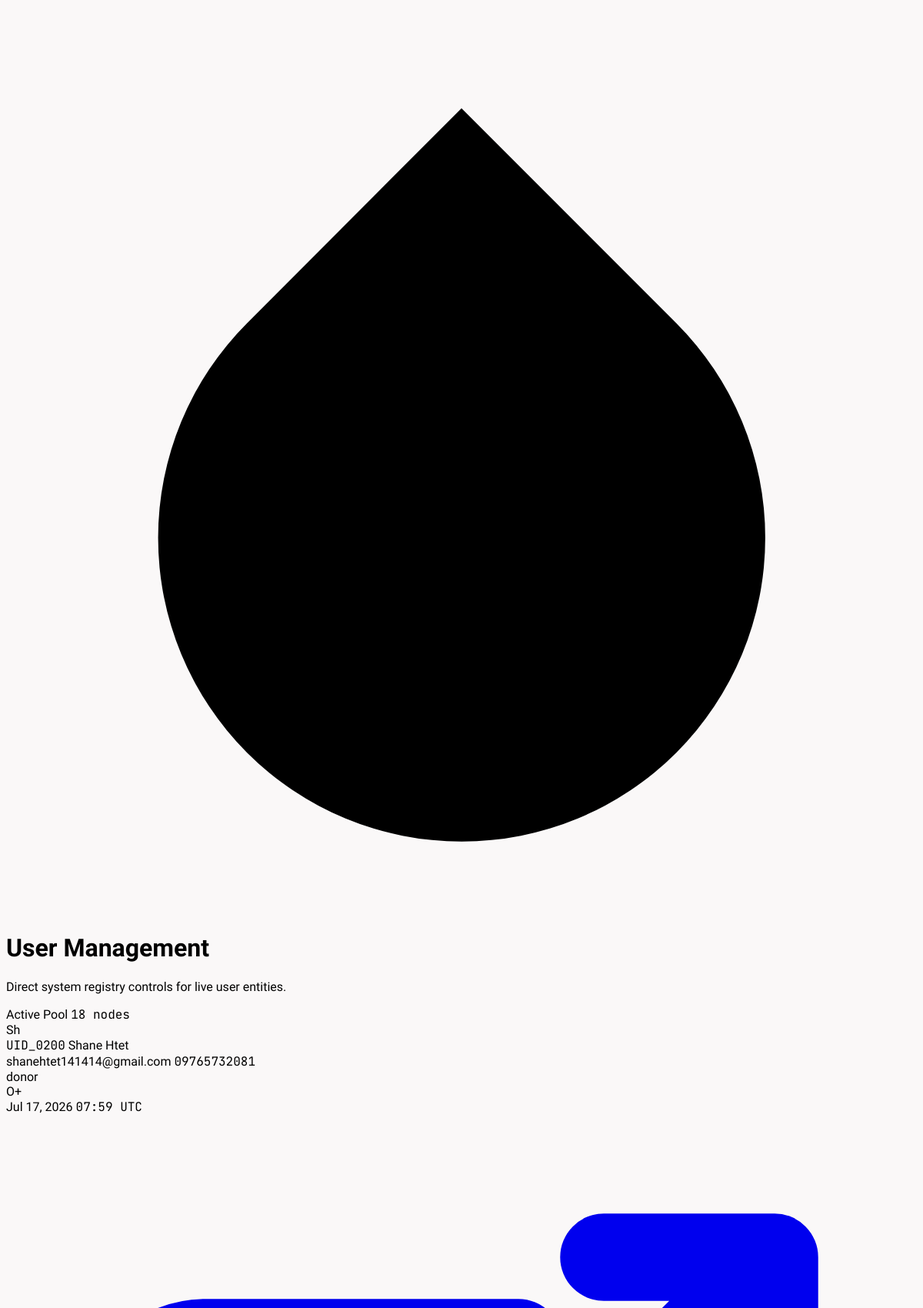
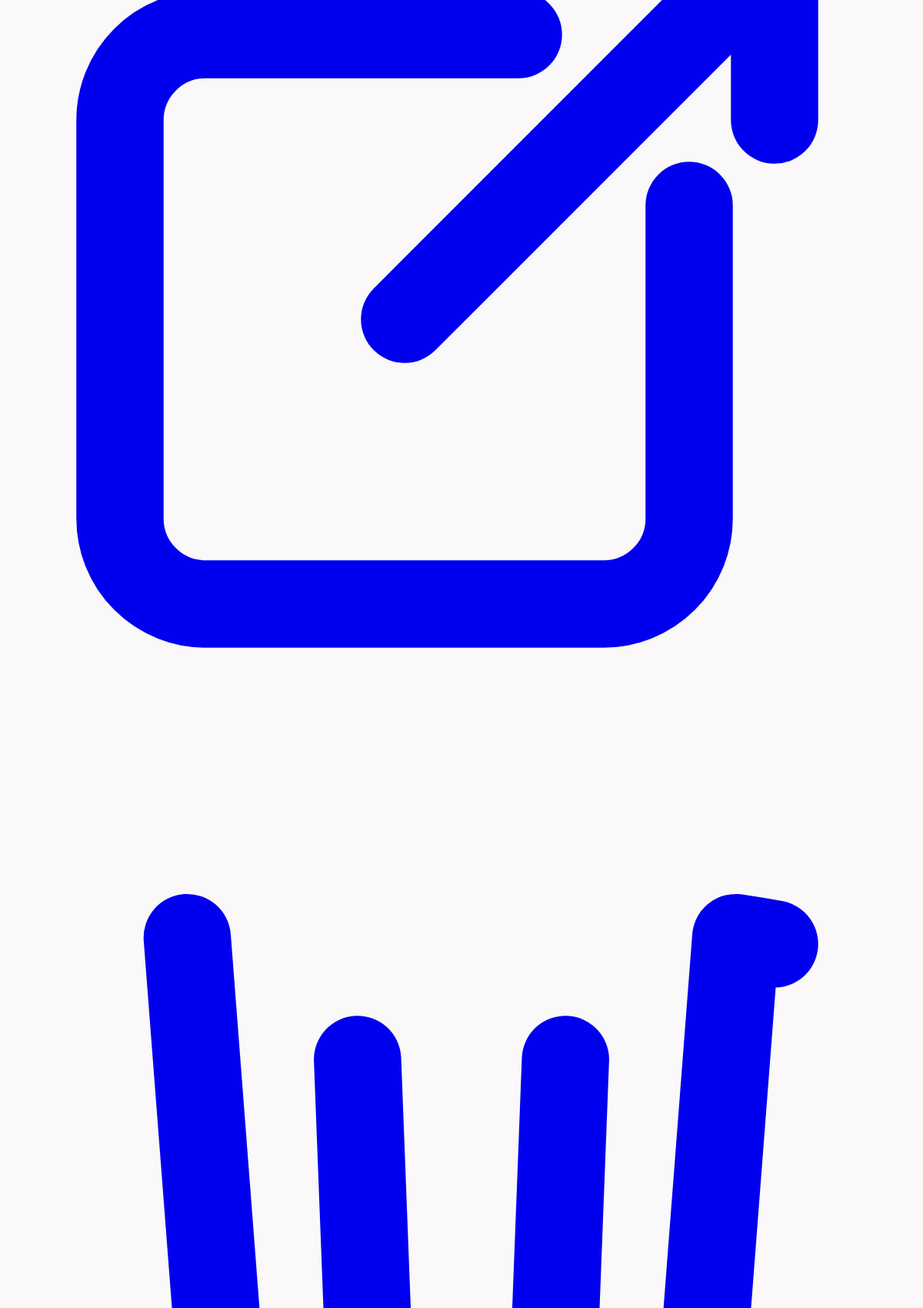
The app's page /App/Admin/Presentation/View/user_management.php (upper part) with its own data (2 pictures, top to bottom).
### tables this page shows
CREATE TABLE `users` (
  `user_id` int(11) NOT NULL,
  `google_id` varchar(255) DEFAULT NULL,
  `avatar` varchar(500) DEFAULT NULL,
  `auth_provider` varchar(50) DEFAULT 'local',
  `email` varchar(100) NOT NULL,
  `phone` varchar(20) DEFAULT NULL,
  `password` varchar(255) NOT NULL,
  `blood_group` varchar(10) DEFAULT NULL,
  `address` text DEFAULT NULL,
  `status_id` int(11) NOT NULL,
  `available` tinyint(1) DEFAULT 1,
  `created_at` timestamp NOT NULL DEFAULT current_timestamp(),
  `username` varchar(100) DEFAULT NULL,
  `updated_at` timestamp NOT NULL DEFAULT current_timestamp() ON UPDATE current_timestamp(),
  `deleted_at` timestamp NULL DEFAULT NULL,
  `user_type_id` int(11) NOT NULL,
  `is_verified` tinyint(1) DEFAULT 0,
  `verification_code` varchar(10) DEFAULT NULL,
  `verification_expires_at` datetime DEFAULT NULL,
  `is_active` tinyint(1) DEFAULT 1,
  `is_login` tinyint(1) DEFAULT 0,
  `blood_group_code` varchar(50) DEFAULT NULL,
  `next_available_date` datetime DEFAULT NULL
);

CREATE TABLE `user_types` (
  `id` int(11) NOT NULL,
  `name` varchar(50) NOT NULL,
  `permissions` text DEFAULT NULL,
  `created_at` timestamp NOT NULL DEFAULT current_timestamp()
);

### App/Admin/Presentation/View/user_management.php (the view, shortened to what this page needs)
<?php
$db = Database::getConnection(); ?>
<?php
$filter = $_GET['filter'] ?? '';
$where = '';
$stmt = $db->prepare("
    SELECT
        u.user_id,
        u.username,
        u.email,
        u.phone,
        ut.name AS role,
        u.is_active,
        u.created_at,
        COALESCE(md.label, u.blood_group, 'N/A') AS blood_group
    FROM users u
    LEFT JOIN user_types ut
        ON u.user_type_id = ut.id
    LEFT JOIN master_data md
        ON md.category = 'BLOOD_GROUP'
        AND md.code = u.blood_group
    {$where}
    ORDER BY u.user_id DESC
");
$stmt->execute();
$users = $stmt->fetchAll();
$pageTitle = match ($filter) {
    'patients' => 'Patient Management',
    default => 'User Management',
};
?>
<div class="max-w-7xl mx-auto p-4 sm:p-6 lg:p-8 min-h-screen transition-all opacity-0 translate-y-6 ease-out duration-700" id="userManagementContainer">
    <div class="relative bg-white border border-slate-200/60 rounded-2xl p-6 mb-8 shadow-xs flex flex-col md:flex-row md:items-center md:justify-between gap-6">
        <div class="flex items-center gap-4">
            <div class="w-12 h-12 bg-[#ce2424] text-white rounded-2xl flex items-center justify-center shadow-lg shadow-red-600/10 transform hover:scale-105 transition-transform duration-300">
                <svg xmlns="http://www.w3.org/2000/svg" viewBox="0 0 24 24" fill="currentColor" class="w-6 h-6 text-white">
                    <path d="M12 2.69l5.66 5.66a8 8 0 1 1-11.31 0z" />
                </svg>
            </div>
            <div>
                <h1 class="text-2xl sm:text-3xl font-extrabold text-slate-900 tracking-tight leading-none"><?= htmlspecialchars($pageTitle) ?></h1>
                <p class="text-xs sm:text-sm text-slate-400 font-medium mt-1.5">Direct system registry controls for live user entities.</p>
            </div>
        </div>
        <div class="flex items-center gap-4 bg-slate-900 text-white px-5 py-3 rounded-2xl shadow-lg border border-slate-800 self-start md:self-auto">
            <div class="flex flex-col">
                <span class="text-[9px] text-slate-400 font-bold uppercase tracking-widest">Active Pool</span>
                <span class="text-lg font-extrabold tracking-tight mt-0.5 mono">
                    <?= sprintf('%02d', count($users)) ?> <span class="text-xs text-slate-500 font-normal">nodes</span>
                </span>
            </div>
        </div>
    </div>
    <div class="space-y-3">
        <div class="hidden lg:block max-h-[500px] overflow-y-auto pr-1 custom-scroll space-y-3">
            <?php foreach ($users as $index => $user): ?>
                <?php
                $role = strtolower($user['role'] ?? 'unknown');
                $accentColor = match ($role) {
                    'admin' => 'purple',
                    'donor' => 'emerald',
                    'patient' => 'blue',
                    default => 'slate'
                };
                ?>
                <div class="glow-row bg-white border border-slate-200/70 rounded-2xl p-4 grid grid-cols-12 items-center gap-4 transition-all duration-300 transform animate-spring-in shadow-2xs"
                    style="animation-delay: <?= $index * 0.03 ?>s;">
                    <div class="col-span-3 flex items-center gap-4 min-w-0">
                        <div class="relative shrink-0">
                            <div class="w-11 h-11 rounded-xl bg-<?= $accentColor ?>-50 border border-<?= $accentColor ?>-200/60 text-<?= $accentColor ?>-600 flex items-center justify-center font-bold text-xs uppercase tracking-wider">
                                <?= mb_substr($user['username'], 0, 2) ?>
                            </div>
                        </div>
                        <div class="truncate">
                            <span class="text-[10px] font-bold uppercase text-slate-400 tracking-wider mono block">UID_<?= str_pad($user['user_id'], 4, '0', STR_PAD_LEFT) ?></span>
                            <span class="font-bold text-slate-800 text-sm tracking-tight truncate block mt-0.5"><?= htmlspecialchars($user['username']) ?></span>
                        </div>
                    </div>
                    <div class="col-span-3 min-w-0">
                        <span class="text-slate-700 font-semibold tracking-tight text-sm block truncate"><?= htmlspecialchars($user['email']) ?></span>
                        <span class="text-xs text-slate-400 font-medium block mt-0.5 mono truncate"><?= htmlspecialchars($user['phone'] ?? '—') ?></span>
                    </div>
                    <div class="col-span-2 flex justify-start pl-4">
                        <span class="inline-block px-3 py-1 text-[9px] font-extrabold rounded-lg uppercase tracking-widest border shadow-3xs bg-<?= $accentColor ?>-50/60 text-<?= $accentColor ?>-600 border-<?= $accentColor ?>-200/50">
                            <?= htmlspecialchars($user['role'] ?? 'Unknown') ?>
                        </span>
                    </div>
                    <div class="col-span-1 flex justify-center">
                        <span class="inline-flex items-center justify-center px-2.5 py-1 rounded-lg bg-red-500/5 text-red-500 border border-red-500/10 font-black text-xs shadow-3xs font-mono">
                            <?= htmlspecialchars($user['blood_group'] ?? 'N/A') ?>
                        </span>
                    </div>
                    <div class="col-span-2 text-right text-slate-500 pr-2">
                        <span class="text-xs font-semibold block"><?= date('M d, Y', strtotime($user['created_at'])) ?></span>
                        <span class="text-[10px] text-slate-400 block mt-0.5 mono"><?= date('H:i', strtotime($user['created_at'])) ?> UTC</span>
                    </div>
                    <div class="col-span-1 flex items-center justify-end gap-1.5 pr-2">
                        <?php $isAdmin = $role === 'admin'; ?>
                        <a href="/BloodConnect/public/admin/user/view?id=<?= $user['user_id'] ?>&from=user"
                            title="Inspect Node"
                            class="p-2 text-slate-400 hover:text-slate-700 hover:bg-slate-50 border border-transparent hover:border-slate-200 rounded-xl transition-all active:scale-90">
                        </a>
                        <?php if (!$isAdmin): ?>
                            <a href="/BloodConnect/public/admin/user/delete?id=<?= $user['user_id'] ?>"
                                onclick="return confirm('Purge account entry data?')"
                                title="Terminate Entry"
                                class="p-2 text-slate-400 hover:text-red-500 hover:bg-rose-50/50 border border-transparent hover:border-rose-100 rounded-xl transition-all active:scale-90">
                            </a>
                        <?php endif; ?>
                    </div>
                </div>
            <?php endforeach; ?>
        </div>
    </div>
</div>

### App/Admin/Presentation/View/user_management.php (style rules this page uses)
.mono { font-family: 'JetBrains Mono', monospace; }
.animate-spring-in { opacity: 0; animation: springReveal 0.5s cubic-bezier(0.16, 1, 0.3, 1) forwards; }

### records on screen
users: username "Sh", user_id "0200", username "Shane Htet", email "shanehtet141414@gmail.com", phone "09765732081", user_type.name "donor", blood_group "O+", created_at "Jul 17, 2026", created_at "07:59"

### other values on screen
$pageTitle "User Management"
count($users) "18"
